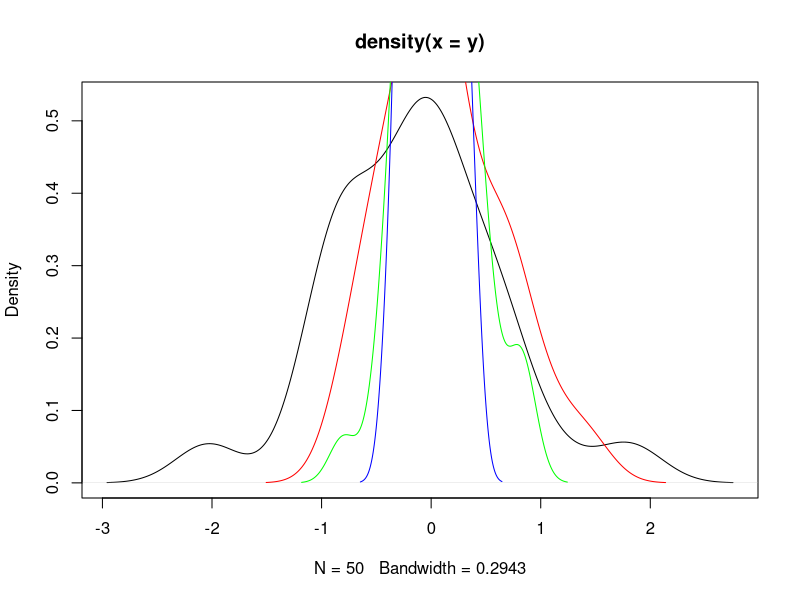

Source code (R):
y <- rnorm(50)
plot(density(y), type = "l")

size <- 4
av <- numeric(50)
for (i in 1:50) {
  av[i] <- mean(rnorm(size))
}
lines(density(av), col = "red")

size <- 9
av <- numeric(50)
for (i in 1:50) {
  av[i] <- mean(rnorm(size))
}
lines(density(av), col = "green")

size <- 25
av <- numeric(50)
for (i in 1:50) {
  av[i] <- mean(rnorm(size))
}
lines(density(av), col = "blue")